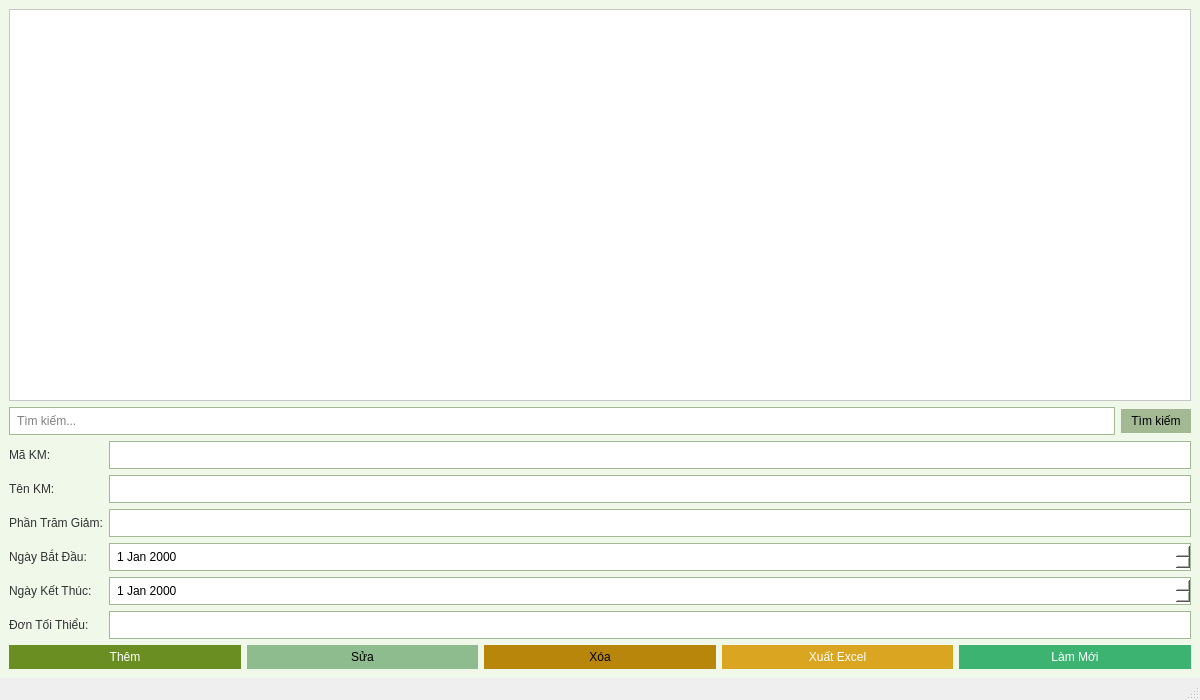
<?xml version="1.0" encoding="UTF-8"?>
<ui version="4.0">
 <class>MainWindow</class>
 <widget class="QMainWindow" name="MainWindow">
  <property name="geometry">
   <rect>
    <x>0</x>
    <y>0</y>
    <width>1200</width>
    <height>700</height>
   </rect>
  </property>
  <property name="windowTitle">
   <string>Quản lý Khuyến Mãi</string>
  </property>
  <widget class="QWidget" name="centralwidget">
   <property name="styleSheet">
    <string notr="true">
background-color: #f0f8ea; /* Light green, base color */
font: 12pt "Segoe UI";
color: #333333; /* Dark text for better readability */
</string>
   </property>
   <layout class="QVBoxLayout" name="verticalLayout">
    <item>
     <widget class="QTableWidget" name="tableKhuyenMai">
      <property name="styleSheet">
       <string notr="true">
background-color: #ffffff; /* White background for the table */
alternate-background-color: #e0e8d5; /* Slightly darker green for alternate rows */
selection-background-color: #a3b994; /* Darker green for selection */
color: #000000; /* Black text in table */
</string>
      </property>
     </widget>
    </item>
    <item>
     <layout class="QHBoxLayout" name="searchLayout">
      <item>
       <widget class="QLineEdit" name="txtSearch">
        <property name="styleSheet">
         <string notr="true">
background-color: #ffffff;
border: 1px solid #a3b994;
padding: 5px;
color: #000000; /* Black text in search box */
</string>
        </property>
        <property name="placeholderText">
         <string>Tìm kiếm...</string>
        </property>
       </widget>
      </item>
      <item>
       <widget class="QPushButton" name="btnSearch">
        <property name="styleSheet">
         <string notr="true">
background-color: #a3b994;
color: black;
border: none;
padding: 5px 10px;
</string>
        </property>
        <property name="text">
         <string>Tìm kiếm</string>
        </property>
       </widget>
      </item>
     </layout>
    </item>
    <item>
     <layout class="QGridLayout" name="formLayout">
      <item row="0" column="0">
       <widget class="QLabel" name="lblMaKM">
        <property name="text">
         <string>Mã KM:</string>
        </property>
       </widget>
      </item>
      <item row="0" column="1">
       <widget class="QLineEdit" name="txtMaKM">
        <property name="styleSheet">
         <string notr="true">
background-color: #ffffff;
border: 1px solid #a3b994;
padding: 5px;
color: #000000; /* Black text in input fields */
</string>
        </property>
       </widget>
      </item>
      <item row="1" column="0">
       <widget class="QLabel" name="lblTenKM">
        <property name="text">
         <string>Tên KM:</string>
        </property>
       </widget>
      </item>
      <item row="1" column="1">
       <widget class="QLineEdit" name="txtTenKM">
        <property name="styleSheet">
         <string notr="true">
background-color: #ffffff;
border: 1px solid #a3b994;
padding: 5px;
color: #000000; /* Black text in input fields */
</string>
        </property>
       </widget>
      </item>
      <item row="2" column="0">
       <widget class="QLabel" name="lblPhanTramGiam">
        <property name="text">
         <string>Phần Trăm Giảm:</string>
        </property>
       </widget>
      </item>
      <item row="2" column="1">
       <widget class="QLineEdit" name="txtPhanTramGiam">
        <property name="styleSheet">
         <string notr="true">
background-color: #ffffff;
border: 1px solid #a3b994;
padding: 5px;
color: #000000; /* Black text in input fields */
</string>
        </property>
       </widget>
      </item>
      <item row="3" column="0">
       <widget class="QLabel" name="lblNgayBatDau">
        <property name="text">
         <string>Ngày Bắt Đầu:</string>
        </property>
       </widget>
      </item>
      <item row="3" column="1">
       <widget class="QDateEdit" name="dateNgayBatDau">
        <property name="styleSheet">
         <string notr="true">
background-color: #ffffff;
border: 1px solid #a3b994;
padding: 5px;
color: #000000; /* Black text in date edit */
</string>
        </property>
       </widget>
      </item>
      <item row="4" column="0">
       <widget class="QLabel" name="lblNgayKetThuc">
        <property name="text">
         <string>Ngày Kết Thúc:</string>
        </property>
       </widget>
      </item>
      <item row="4" column="1">
       <widget class="QDateEdit" name="dateNgayKetThuc">
        <property name="styleSheet">
         <string notr="true">
background-color: #ffffff;
border: 1px solid #a3b994;
padding: 5px;
color: #000000; /* Black text in date edit */
</string>
        </property>
       </widget>
      </item>
      <item row="5" column="0">
       <widget class="QLabel" name="lblDonToiThieu">
        <property name="text">
         <string>Đơn Tối Thiểu:</string>
        </property>
       </widget>
      </item>
      <item row="5" column="1">
       <widget class="QLineEdit" name="txtDonToiThieu">
        <property name="styleSheet">
         <string notr="true">
background-color: #ffffff;
border: 1px solid #a3b994;
padding: 5px;
color: #000000; /* Black text in input fields */
</string>
        </property>
       </widget>
      </item>
     </layout>
    </item>
    <item>
     <layout class="QHBoxLayout" name="buttonLayout">
      <item>
       <widget class="QPushButton" name="btnAdd">
        <property name="styleSheet">
         <string notr="true">
background-color: #6b8e23; /* Olive Green */
color: white;
border: none;
padding: 5px 10px;
</string>
        </property>
        <property name="text">
         <string>Thêm</string>
        </property>
       </widget>
      </item>
      <item>
       <widget class="QPushButton" name="btnEdit">
        <property name="styleSheet">
         <string notr="true">
background-color: #8fbc8f; /* Dark Sea Green */
color: black;
border: none;
padding: 5px 10px;
</string>
        </property>
        <property name="text">
         <string>Sửa</string>
        </property>
       </widget>
      </item>
      <item>
       <widget class="QPushButton" name="btnDelete">
        <property name="styleSheet">
         <string notr="true">
background-color: #b8860b; /* Goldenrod */
color: black;
border: none;
padding: 5px 10px;
</string>
        </property>
        <property name="text">
         <string>Xóa</string>
        </property>
       </widget>
      </item>
      <item>
       <widget class="QPushButton" name="btnExport">
        <property name="styleSheet">
         <string notr="true">
background-color: #daa520; /* Goldenrod */
color: white;
border: none;
padding: 5px 10px;
</string>
        </property>
        <property name="text">
         <string>Xuất Excel</string>
        </property>
       </widget>
      </item>
      <item>
       <widget class="QPushButton" name="btnClear">
        <property name="styleSheet">
         <string notr="true">
background-color: #3cb371; /* Medium Sea Green */
color: white;
border: none;
padding: 5px 10px;
</string>
        </property>
        <property name="text">
         <string>Làm Mới</string>
        </property>
       </widget>
      </item>
     </layout>
    </item>
   </layout>
  </widget>
  <widget class="QMenuBar" name="menubar">
   <property name="geometry">
    <rect>
     <x>0</x>
     <y>0</y>
     <width>1200</width>
     <height>26</height>
    </rect>
   </property>
  </widget>
  <widget class="QStatusBar" name="statusbar"/>
 </widget>
 <resources/>
 <connections/>
</ui>
